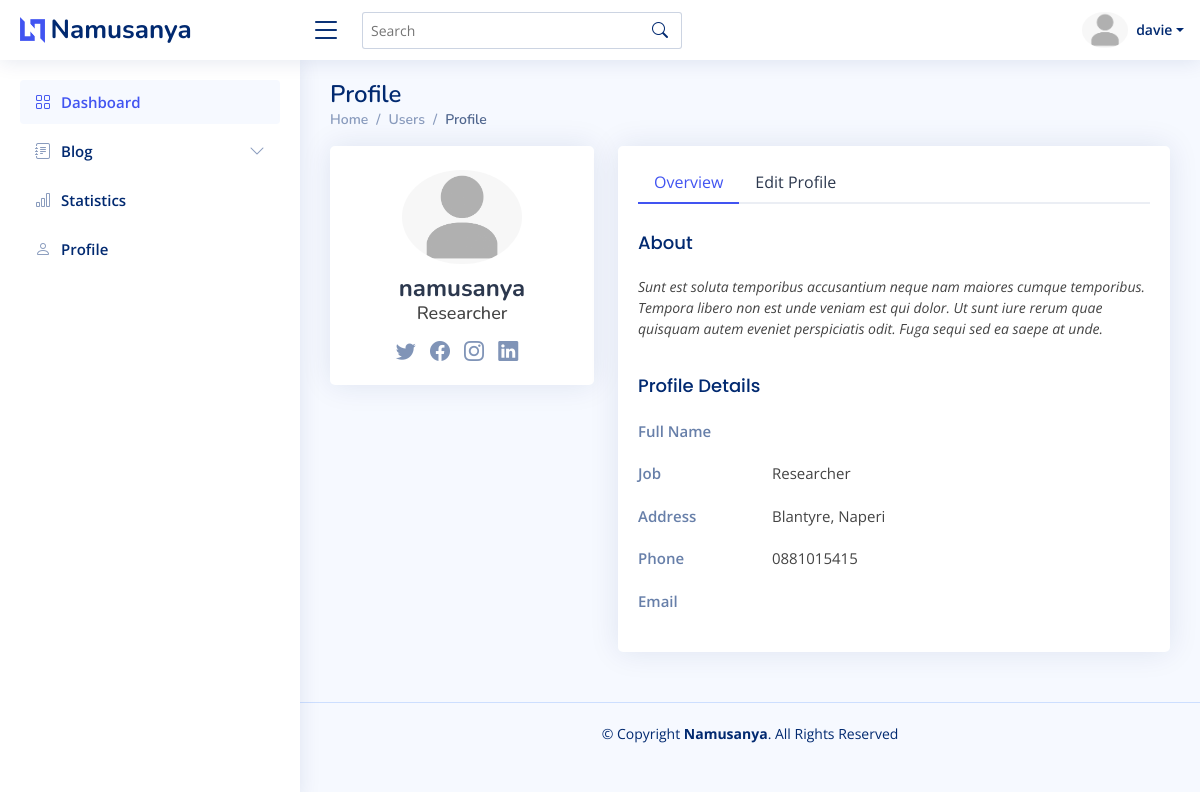
The page /dashboard/profile/2/ (signed in) on the database its author committed.
### users/models.py (models this page shows)
class CustomUser(AbstractUser):
    date_of_birth = models.DateField(blank=True, null=True)
    address = models.CharField(max_length=100, blank=True, null=True)
    phone = models.CharField(max_length=13, null=True, blank=True)
    job = models.CharField(max_length=100)
    twitter = models.URLField(blank=True, null=True)
    facebook = models.URLField(blank=True, null=True)
    instagram = models.URLField(blank=True, null=True)
    linkedin = models.URLField(blank=True, null=True)
    profile_image = models.ImageField(upload_to="images", null=True, blank=True)
    about = models.TextField()
    def get_image(self):
        url = "http://127.0.01:8000/static"
        if self.profile_image:
            return url + self.profile_image.url
        else:
            return ""

### admin_area/views.py (the view)
# urls.py: path("profile/<int:pk>/", UserDetailView.as_view(), name="dashboard_profile"),
class UserDetailView(LoginRequiredMixin, UpdateView):
    template_name = "admin_area/profile.html"
    model = get_user_model()
    fields = [
        "profile_image",
        "first_name",
        "last_name",
        "date_of_birth",
        "about",
        "job",
        "address",
        "phone",
        "email",
        "twitter",
        "facebook",
        "instagram",
        "linkedin",
    ]
    success_url = "/dashboard/"

### templates/admin_area/profile.html (shortened to what this page needs)
{% extends "admin_area/base.html" %} {% load static %} {% load crispy_forms_tags %} {% block content %}
<div class="pagetitle">
    <h1>Profile</h1>
    <nav>
        <ol class="breadcrumb">
            <li class="breadcrumb-item"><a href="{% url 'dashboard' %}">Home</a></li>
            <li class="breadcrumb-item">Users</li>
            <li class="breadcrumb-item active">Profile</li>
        </ol>
    </nav>
</div>
<section class="section profile">
    <div class="row">
        <div class="col-xl-4">
            <div class="card">
                <div class="card-body profile-card pt-4 d-flex flex-column align-items-center">
                    {% if object.get_image %}<img src="{{object.get_image}}" alt="Profile" class="rounded-circle"> {% else %}<img src="/static/images/profile_ph.png" alt="Profile" class="rounded-circle"> {% endif %}
                    <h2>{{object.username}}</h2>
                    <h3>{{object.job}}</h3>
                    <div class="social-links mt-2">
                        <a href="{{object.twitter}}" class="twitter"><i class="bi bi-twitter"></i></a>
                        <a href="{{object.facebook}}" class="facebook"><i class="bi bi-facebook"></i></a>
                        <a href="{{object.instagram}}" class="instagram"><i class="bi bi-instagram"></i></a>
                        <a href="{{object.linkedin}}" class="linkedin"><i class="bi bi-linkedin"></i></a>
                    </div>
                </div>
            </div>
        </div>
        <div class="col-xl-8">
            <div class="card">
                <div class="card-body pt-3">
                    <ul class="nav nav-tabs nav-tabs-bordered">
                        <li class="nav-item">
                            <button class="nav-link active" data-bs-toggle="tab" data-bs-target="#profile-overview">Overview</button>
                        </li>
                        <li class="nav-item">
                            <button class="nav-link" data-bs-toggle="tab" data-bs-target="#profile-edit">Edit Profile</button>
                        </li>
                    </ul>
                    <div class="tab-content pt-2">
                        <div class="tab-pane fade show active profile-overview" id="profile-overview">
                            <h5 class="card-title">About</h5>
                            <p class="small fst-italic">{{object.about}}</p>
                            <h5 class="card-title">Profile Details</h5>
                            <div class="row">
                                <div class="col-lg-3 col-md-4 label ">Full Name</div>
                                <div class="col-lg-9 col-md-8">{{object.firstname}} {{object.lastname}}</div>
                            </div>
                            <div class="row">
                                <div class="col-lg-3 col-md-4 label">Job</div>
                                <div class="col-lg-9 col-md-8">{{object.job}}</div>
                            </div>
                            <div class="row">
                                <div class="col-lg-3 col-md-4 label">Address</div>
                                <div class="col-lg-9 col-md-8">{{object.address}}</div>
                            </div>
                            <div class="row">
                                <div class="col-lg-3 col-md-4 label">Phone</div>
                                <div class="col-lg-9 col-md-8">{{object.phone}}</div>
                            </div>
                            <div class="row">
                                <div class="col-lg-3 col-md-4 label">Email</div>
                                <div class="col-lg-9 col-md-8">{{object.email}}</div>
                            </div>
                        </div>
                    </div>
                </div>
            </div>
        </div>
    </div>
</section>
{% endblock content %}

### templates/admin_area/base.html (shortened to what this page needs)
<!DOCTYPE html> {% load static %}
<html lang="en">
<head>
    <link href="{% static 'assets/vendor/bootstrap/css/bootstrap.min.css'%}" rel="stylesheet">
    <link href="{% static 'assets/vendor/bootstrap-icons/bootstrap-icons.css'%}" rel="stylesheet">
    <link href="{% static 'assets/vendor/remixicon/remixicon.css'%}" rel="stylesheet">
    <link href="{% static 'assets/vendor/boxicons/css/boxicons.min.css'%}" rel="stylesheet">
    <link href="{% static 'assets/vendor/quill/quill.snow.css'%}" rel="stylesheet">
    <link href="{% static 'assets/vendor/quill/quill.bubble.css'%}" rel="stylesheet">
    <link href="{% static 'assets/vendor/simple-datatables/style.css'%}" rel="stylesheet">
    <link href="{% static 'assets/css/style.css'%}" rel="stylesheet">
</head>
<body>
    <header id="header" class="header fixed-top d-flex align-items-center">
        <div class="d-flex align-items-center justify-content-between">
            <a href="index.html" class="logo d-flex align-items-center">
                <img src="{% static 'assets/img/logo.png'%}" alt="">
                <span class="d-none d-lg-block">Namusanya</span>
            </a>
            <i class="bi bi-list toggle-sidebar-btn"></i>
        </div>
        <div class="search-bar">
            <form class="search-form d-flex align-items-center" method="POST" action="#">
                <input type="text" name="query" placeholder="Search" title="Enter search keyword">
                <button type="submit" title="Search"><i class="bi bi-search"></i></button>
            </form>
        </div>
        <nav class="header-nav ms-auto">
            <ul class="d-flex align-items-center">
                <li class="nav-item dropdown pe-3">
                    <a class="nav-link nav-profile d-flex align-items-center pe-0" href="#" data-bs-toggle="dropdown">
                        {% if request.user.get_image %}
                        <img src="{{request.user.get_image}}" alt="Profile" class="rounded-circle">
                        {% else %}
                        <img src="/static/images/profile_ph.png" alt="Profile" class="rounded-circle">
                        {% endif %}
                        <span class="d-none d-md-block dropdown-toggle ps-2">{{request.user.username}}</span>
                    </a>
                </li>
            </ul>
        </nav>
    </header>
    <aside id="sidebar" class="sidebar">
        <ul class="sidebar-nav" id="sidebar-nav">
            <li class="nav-item">
                <a class="nav-link " href="{% url 'dashboard' %}">
                    <i class="bi bi-grid"></i>
                    <span>Dashboard</span>
                </a>
            </li>
            <li class="nav-item">
                <a class="nav-link collapsed" data-bs-target="#forms-nav" data-bs-toggle="collapse" href="#">
                    <i class="bi bi-journal-text"></i><span>Blog</span><i class="bi bi-chevron-down ms-auto"></i>
                </a>
            </li>
            <li class="nav-item">
                <a class="nav-link collapsed" data-bs-target="#charts-nav" href="{% url 'dashboard_statistics' %}">
                    <i class="bi bi-bar-chart"></i><span>Statistics</span>
                </a>
            </li>
            <li class="nav-item">
                <a class="nav-link collapsed" href="{% url 'dashboard_profile' request.user.pk%}">
                    <i class="bi bi-person"></i>
                    <span>Profile</span>
                </a>
            </li>
        </ul>
    </aside>
    <main id="main" class="main">{% block content %} {% endblock content %}</main>
    <footer id="footer" class="footer">
        <div class="copyright">
            &copy; Copyright <strong><span>Namusanya</span></strong>. All Rights Reserved
        </div>
    </footer>
</body>
</html>

### static/assets/css/style.css (style rules this page uses)
:root { scroll-behavior: smooth; }
body { font-family: "Open Sans", sans-serif; background: #f6f9ff; color: #444444; }
a { color: #4154f1; text-decoration: none; }
h1, h2, h3, h4, h5, h6 { font-family: "Nunito", sans-serif; }
#main { margin-top: 60px; padding: 20px 30px; transition: all 0.3s; }
.pagetitle { margin-bottom: 10px; }
.pagetitle h1 { font-size: 24px; margin-bottom: 0; font-weight: 600; color: #012970; }
.card { margin-bottom: 30px; border: none; border-radius: 5px; box-shadow: 0px 0 30px rgba(1, 41, 112, 0.1); overflow: hidden; }
.card-title { padding: 20px 0 15px 0; font-size: 18px; font-weight: 500; color: #012970; font-family: "Poppins", sans-serif; }
.card-body { padding: 0 20px 20px 20px; }
.breadcrumb { font-size: 14px; font-family: "Nunito", sans-serif; color: #899bbd; font-weight: 600; }
.breadcrumb a { color: #899bbd; transition: 0.3s; }
.breadcrumb .breadcrumb-item::before { color: #899bbd; }
.breadcrumb .active { color: #51678f; font-weight: 600; }
.nav-tabs-bordered { border-bottom: 2px solid #ebeef4; }
.nav-tabs-bordered .nav-link { margin-bottom: -2px; border: none; color: #2c384e; }
.nav-tabs-bordered .nav-link.active { background-color: #fff; color: #4154f1; border-bottom: 2px solid #4154f1; }
.logo { line-height: 1; }
@media (min-width: 1200px) { .logo { width: 280px; } }
.logo img { max-height: 26px; margin-right: 6px; }
.logo span { font-size: 26px; font-weight: 700; color: #012970; font-family: "Nunito", sans-serif; }
.header { transition: all 0.5s; z-index: 997; height: 60px; box-shadow: 0px 2px 20px rgba(1, 41, 112, 0.1); background-color: #fff; padding-left: 20px; }
.header .toggle-sidebar-btn { font-size: 32px; padding-left: 10px; cursor: pointer; color: #012970; }
.header .search-bar { min-width: 360px; padding: 0 20px; }
.header .search-form { width: 100%; }
.header .search-form input { border: 0; font-size: 14px; color: #012970; border: 1px solid rgba(1, 41, 112, 0.2); padding: 7px 38px 7px 8px; border-radius: 3px; transition: 0.3s; width: 100%; }
.header .search-form button { border: 0; padding: 0; margin-left: -30px; background: none; }
.header .search-form button i { color: #012970; }
.header-nav ul { list-style: none; }
.header-nav > ul { margin: 0; padding: 0; }
.header-nav .nav-profile { color: #012970; }
.header-nav .nav-profile img { max-height: 36px; }
.header-nav .nav-profile span { font-size: 14px; font-weight: 600; }
.sidebar { position: fixed; top: 60px; left: 0; bottom: 0; width: 300px; z-index: 996; transition: all 0.3s; padding: 20px; overflow-y: auto; scrollbar-width: thin; scrollbar-color: #aab7cf transparent; box-shadow: 0px 0px 20px rgba(1, 41, 112, 0.1); background-color: #fff; }
@media (min-width: 1200px) { #main, #footer { margin-left: 300px; } }
.sidebar-nav { padding: 0; margin: 0; list-style: none; }
.sidebar-nav li { padding: 0; margin: 0; list-style: none; }
.sidebar-nav .nav-item { margin-bottom: 5px; }
.sidebar-nav .nav-link { display: flex; align-items: center; font-size: 15px; font-weight: 600; color: #4154f1; transition: 0.3; background: #f6f9ff; padding: 10px 15px; border-radius: 4px; }
.sidebar-nav .nav-link i { font-size: 16px; margin-right: 10px; color: #4154f1; }
.sidebar-nav .nav-link.collapsed { color: #012970; background: #fff; }
.sidebar-nav .nav-link.collapsed i { color: #899bbd; }
.sidebar-nav .nav-link .bi-chevron-down { margin-right: 0; transition: transform 0.2s ease-in-out; }
.profile .profile-card img { max-width: 120px; }
.profile .profile-card h2 { font-size: 24px; font-weight: 700; color: #2c384e; margin: 10px 0 0 0; }
.profile .profile-card h3 { font-size: 18px; }
.profile .profile-card .social-links a { font-size: 20px; display: inline-block; color: rgba(1, 41, 112, 0.5); line-height: 0; margin-right: 10px; transition: 0.3s; }
.profile .profile-overview .row { margin-bottom: 20px; font-size: 15px; }
.profile .profile-overview .card-title { color: #012970; }
.profile .profile-overview .label { font-weight: 600; color: rgba(1, 41, 112, 0.6); }
.footer { padding: 20px 0; font-size: 14px; transition: all 0.3s; border-top: 1px solid #cddfff; }
.footer .copyright { text-align: center; color: #012970; }

### rows shown on the page
CustomUser: user.username "davie"
CustomUser: username "namusanya", job "Researcher", about "Sunt est soluta temporibus accusantium neque nam maiores cumque temporibus. Tempora libero non est unde veniam est qui dolor. Ut sunt iure rerum quae quisquam autem eveniet perspiciatis odit. Fuga sequi sed ea saepe at unde.", address "Blantyre, Naperi", phone "0881015415"
